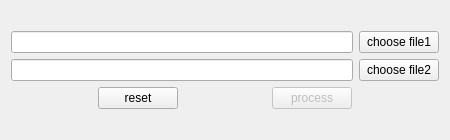
<?xml version="1.0" encoding="UTF-8"?>
<ui version="4.0">
 <class>MainWidget</class>
 <widget class="QMainWindow" name="MainWidget">
  <property name="geometry">
   <rect>
    <x>0</x>
    <y>0</y>
    <width>450</width>
    <height>140</height>
   </rect>
  </property>
  <property name="sizePolicy">
   <sizepolicy hsizetype="Preferred" vsizetype="Preferred">
    <horstretch>0</horstretch>
    <verstretch>0</verstretch>
   </sizepolicy>
  </property>
  <property name="minimumSize">
   <size>
    <width>450</width>
    <height>140</height>
   </size>
  </property>
  <property name="maximumSize">
   <size>
    <width>16777215</width>
    <height>150</height>
   </size>
  </property>
  <property name="windowTitle">
   <string>Widget</string>
  </property>
  <widget class="QWidget" name="centralWidget">
   <layout class="QVBoxLayout" name="verticalLayout_2">
    <item>
     <layout class="QVBoxLayout" name="verticalLayout">
      <item>
       <layout class="QGridLayout" name="gridLayout_choose">
        <item row="0" column="0">
         <widget class="QLineEdit" name="lineEdit_file1">
          <property name="minimumSize">
           <size>
            <width>280</width>
            <height>0</height>
           </size>
          </property>
         </widget>
        </item>
        <item row="0" column="1">
         <widget class="QPushButton" name="pushButton_chooseFile1">
          <property name="text">
           <string>choose file1</string>
          </property>
         </widget>
        </item>
        <item row="1" column="0">
         <widget class="QLineEdit" name="lineEdit_file2">
          <property name="minimumSize">
           <size>
            <width>280</width>
            <height>0</height>
           </size>
          </property>
         </widget>
        </item>
        <item row="1" column="1">
         <widget class="QPushButton" name="pushButton_chooseFile2">
          <property name="text">
           <string>choose file2</string>
          </property>
         </widget>
        </item>
       </layout>
      </item>
      <item>
       <layout class="QHBoxLayout" name="horizontalLayout_handle">
        <item>
         <spacer name="horizontalSpacer_2">
          <property name="orientation">
           <enum>Qt::Horizontal</enum>
          </property>
          <property name="sizeHint" stdset="0">
           <size>
            <width>40</width>
            <height>20</height>
           </size>
          </property>
         </spacer>
        </item>
        <item>
         <widget class="QPushButton" name="pushButton_reset">
          <property name="text">
           <string>reset</string>
          </property>
         </widget>
        </item>
        <item>
         <spacer name="horizontalSpacer">
          <property name="orientation">
           <enum>Qt::Horizontal</enum>
          </property>
          <property name="sizeHint" stdset="0">
           <size>
            <width>40</width>
            <height>20</height>
           </size>
          </property>
         </spacer>
        </item>
        <item>
         <widget class="QPushButton" name="pushButton_process">
          <property name="enabled">
           <bool>false</bool>
          </property>
          <property name="text">
           <string>process</string>
          </property>
         </widget>
        </item>
        <item>
         <spacer name="horizontalSpacer_3">
          <property name="orientation">
           <enum>Qt::Horizontal</enum>
          </property>
          <property name="sizeHint" stdset="0">
           <size>
            <width>40</width>
            <height>20</height>
           </size>
          </property>
         </spacer>
        </item>
       </layout>
      </item>
     </layout>
    </item>
   </layout>
  </widget>
 </widget>
 <layoutdefault spacing="6" margin="11"/>
 <tabstops>
  <tabstop>pushButton_chooseFile1</tabstop>
  <tabstop>pushButton_chooseFile2</tabstop>
  <tabstop>pushButton_process</tabstop>
  <tabstop>lineEdit_file1</tabstop>
  <tabstop>lineEdit_file2</tabstop>
  <tabstop>pushButton_reset</tabstop>
 </tabstops>
 <resources/>
 <connections>
  <connection>
   <sender>lineEdit_file1</sender>
   <signal>textChanged(QString)</signal>
   <receiver>MainWidget</receiver>
   <slot>isAllFilesChosen()</slot>
   <hints>
    <hint type="sourcelabel">
     <x>104</x>
     <y>20</y>
    </hint>
    <hint type="destinationlabel">
     <x>163</x>
     <y>7</y>
    </hint>
   </hints>
  </connection>
  <connection>
   <sender>lineEdit_file2</sender>
   <signal>textChanged(QString)</signal>
   <receiver>MainWidget</receiver>
   <slot>isAllFilesChosen()</slot>
   <hints>
    <hint type="sourcelabel">
     <x>220</x>
     <y>68</y>
    </hint>
    <hint type="destinationlabel">
     <x>218</x>
     <y>107</y>
    </hint>
   </hints>
  </connection>
 </connections>
 <slots>
  <slot>isAllFilesChosen()</slot>
 </slots>
</ui>
